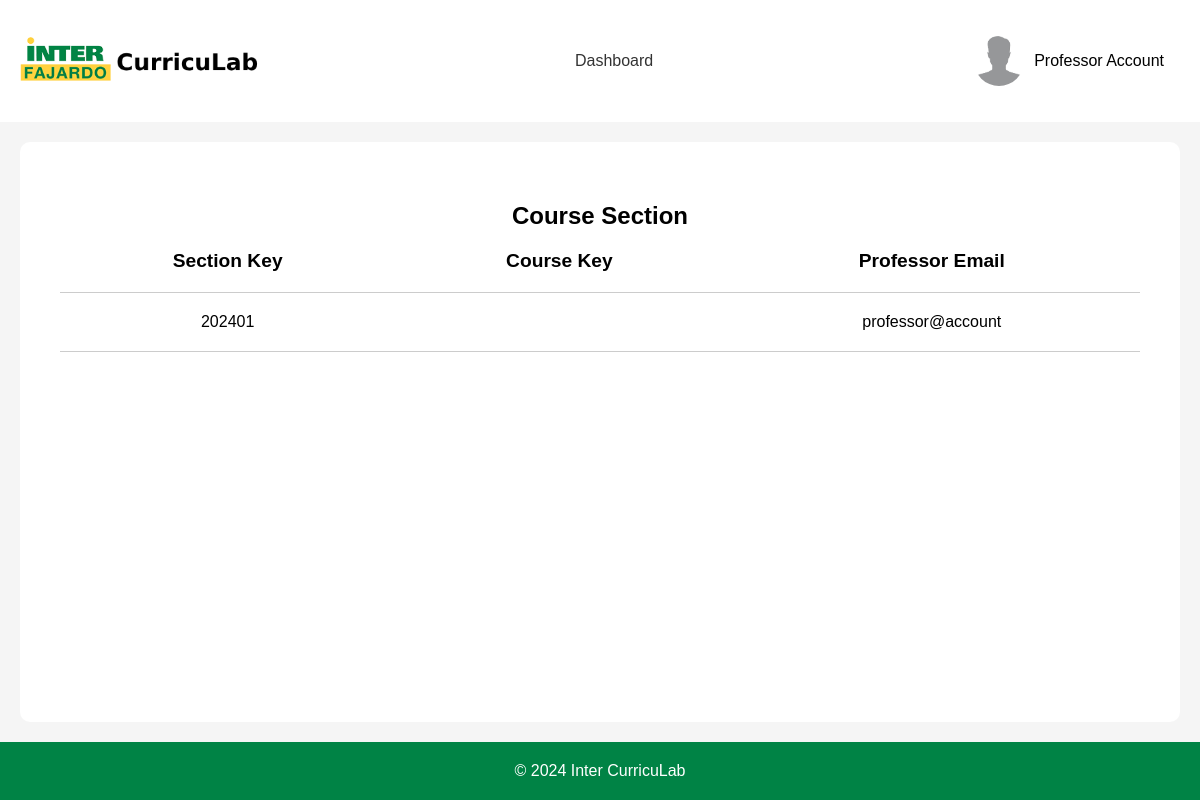
/templates/staffPages/profPage.php (signed in), run on an earlier commit of the app's database.
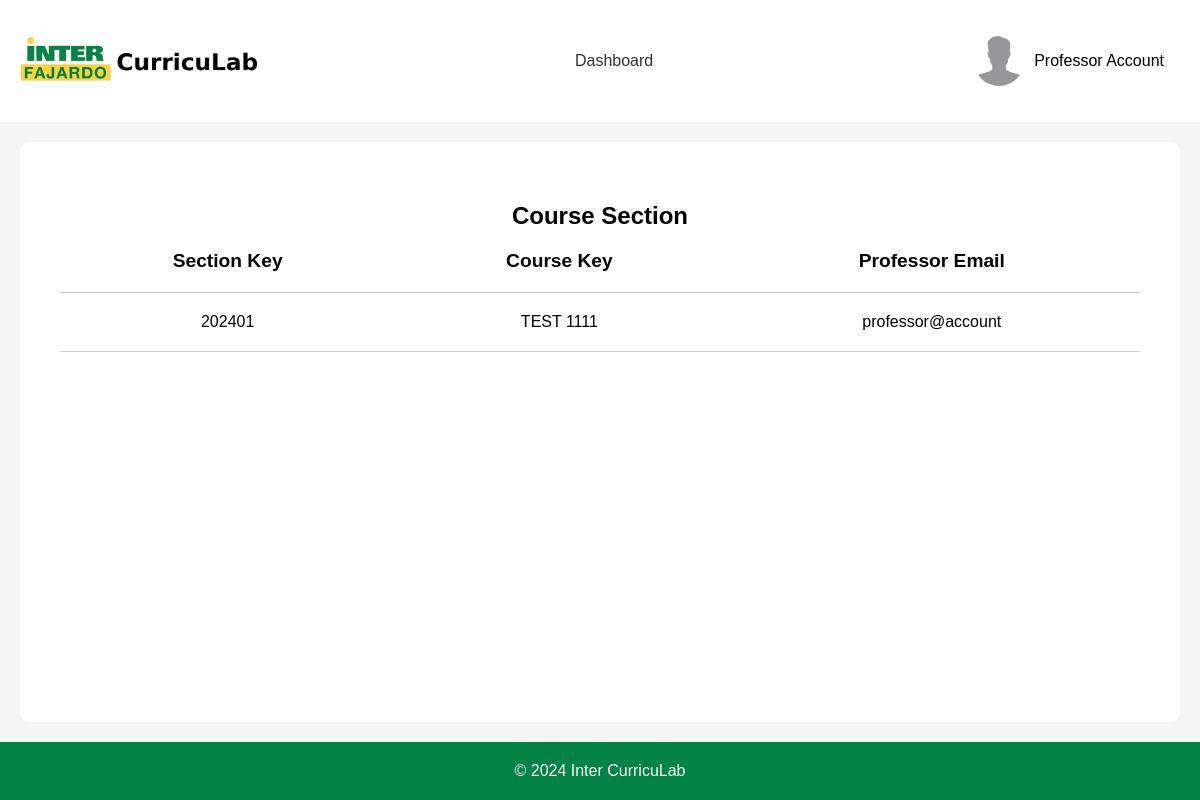
And on a later commit of the database.
### tables this page shows
CREATE TABLE "section" (
	"SectionID"	INTEGER NOT NULL UNIQUE,
	"SectionKey"	TEXT,
	"CourseKey"	TEXT,
	"ProfessorEmail"	TEXT,
	PRIMARY KEY("SectionID" AUTOINCREMENT)
);

### templates/staffPages/profPage.php (the view, shortened to what this page needs)
<?php
$config = require_once '../../backend/php/config.php';
if (!isset($_SESSION['email'])) {
    header('Location: ../index.php');
    exit;
} else {
    if ($config['db']['type'] === 'sqlite') {
        $db = new SQLite3($config['db']['sqlite']['path']);
    } elseif ($config['db']['type'] === 'mysql') {
        $dsn = "mysql:host={$config['db']['mysql']['host']};dbname={$config['db']['mysql']['dbname']}";
        $db = new PDO($dsn, $config['db']['mysql']['username'], $config['db']['mysql']['password']);
    }
}
?>
<!DOCTYPE html>
<html lang="en">
<head>
    <link rel="stylesheet" href="../../static/css/headerFooter.css">
    <link rel="stylesheet" href="../../static/css/profPage.css">
</head>
<body>
    <div id="headerNav">
        <div class="logo">
            <a href="#">
                <img src="../../static/img/inter-logo-full.png" alt="Inter CurricuLab">
            </a>
        </div>
        <nav>
            <a href="#">Dashboard</a>
        </nav>
        <div class="userBox">
            <button onclick="myFunction()" class="userDropdownButton">
                <img src="../../static/img/userProfile.jpg" alt="User" >
                <?php
                echo $_SESSION['firstName'] . ' ' . $_SESSION['lastName'];
                ?>
            </button>
        </div>
    </div>
    <div id="container">
        <div class="container-upperBox">
            <div class="courseTable">
                <h2>Course Section</h2>
                <table>
                    <tr>
                        <th>Section Key</th>
                        <th>Course Key</th>
                        <th>Professor Email</th>
                    </tr>
                    <?php
                    $professorEmail = $_SESSION['email'];
                    $stmt = $db->prepare('SELECT * FROM section WHERE ProfessorEmail = :email');
                    $stmt->bindValue(':email', $professorEmail, SQLITE3_TEXT);
                    $result = $stmt->execute();
                    while ($row = $result->fetchArray()) {
                        echo "<tr>";
                        echo "<td>" . $row['SectionKey'] . "</td>";
                        echo "<td>" . $row['CourseKey'] . "</td>";
                        echo "<td>" . $row['ProfessorEmail'] . "</td>";
                        echo "</tr>";
                    }
                    ?>
                </table>
            </div>
        </div>
    </div>
    <footer>
        <p>&copy; 2024 Inter CurricuLab</p>
    </footer>
</body>
</html>

What changed in the data, as far as the page shows it:
changed section "professor@account": CourseKey (not shown) → "TEST 1111"
